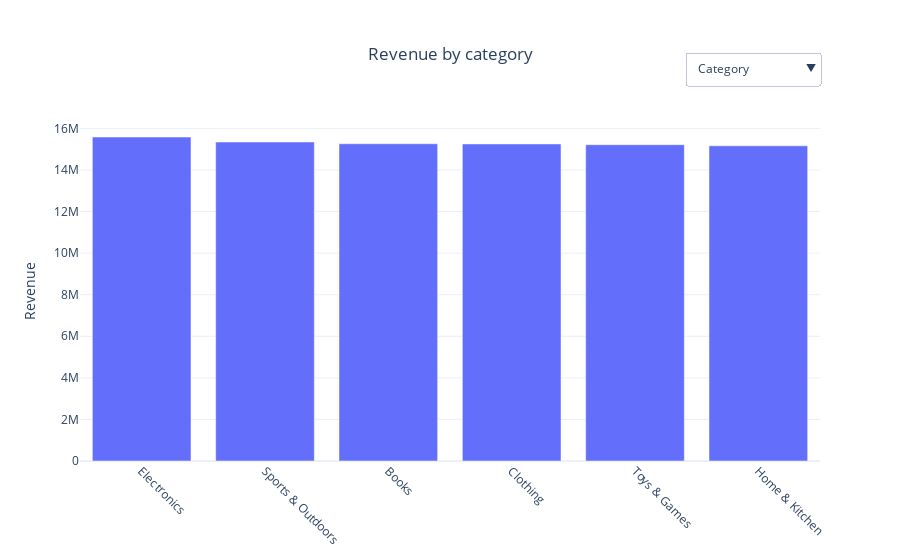

The cell this chart's notebook holds for it:
### Markdown cell above
##### Top Revenue

### Code cell
dimensions = [
    "category",
    "product_name",
    "brand",
    "seller_id",
    "state",
    "city",
    "payment_method"
]

fig = go.Figure()

total_rev = df['total_amount'].sum()

# Create one trace per dimension
for i, dim in enumerate(dimensions):

    grouped = (
        df.groupby(dim)['total_amount']
        .sum()
        .sort_values(ascending=False)
        .head(15)  # limit for readability
    )

    x_labels = [str(x)[:30] + ("..." if len(str(x)) > 30 else "") for x in grouped.index]

    fig.add_trace(
        go.Bar(
            x=x_labels,
            y=grouped.values,
            visible=True if i == 0 else False,
            customdata=(grouped.values / total_rev) * 100,
            hovertemplate='%{x}<br>Revenue: $%{y:,.0f}<br>Percent of Total: %{customdata:.2f}%'
        )
    )

# Create dropdown buttons
buttons = []

for i, dim in enumerate(dimensions):
    visibility = [False] * len(dimensions)
    visibility[i] = True

    buttons.append(
        dict(
            label=dim.replace('_', ' ').title(),
            method="update",
            args=[
                {"visible": visibility},
                {"title": f"Revenue by {dim.replace('_',' ').title()}"}
            ]
        )
    )

fig.update_layout(
    updatemenus=[
        dict(
            buttons=buttons,
            direction="down",
            showactive=True,
            x=1,
            xanchor="right",
            y=1.2,
            yanchor="top"
        )
    ],
    title="Revenue by category",
    title_x=0.5,
    template="plotly_white",
    margin=dict(t=120),
    xaxis=dict(tickangle=45),
    yaxis=dict(title="Revenue")
)

fig.show()

fig.write_html("../visuals/top_revenue.html")

### Figure 1 — Plotly figure (JSON) as saved in the notebook; plotly's stock layout.template omitted (floating-point values rounded to 4 significant figures)
{"data": [{"customdata": [16.97, 16.71, 16.62, 16.61, 16.57, 16.51], "hovertemplate": "%{x}<br>Revenue: $%{y:,.0f}<br>Percent of Total: %{customdata:.2f}%", "type": "bar", "visible": true, "x": ["Electronics", "Sports & Outdoors", "Books", "Clothing", "Toys & Games", "Home & Kitchen"], "y": [15580000.0, 15350000.0, 15260000.0, 15250000.0, 15220000.0, 15160000.0]}, {"customdata": [2.107, 2.093, 2.077, 2.075, 2.071, 2.066, 2.064, 2.064, 2.059, 2.05, 2.049, 2.044, 2.042, 2.038, 2.035], "hovertemplate": "%{x}<br>Revenue: $%{y:,.0f}<br>Percent of Total: %{customdata:.2f}%", "type": "bar", "visible": false, "x": ["Memory Card 128GB", "LED Desk Lamp", "Mechanical Keyboard", "Electric Kettle", "Smartwatch", "Dress Shirt", "Water Bottle", "Gaming Mouse", "Kids Toy Car", "Jeans", "Noise Cancelling Headphones", "Cookware Set", "Smartphone Case", "Microphone", "Smart Light Bulb"], "y": [1935000.0, 1922000.0, 1907000.0, 1906000.0, 1901000.0, 1897000.0, 1895000.0, 1895000.0, 1891000.0, 1883000.0, 1881000.0, 1877000.0, 1875000.0, 1872000.0, 1869000.0]}, {"customdata": [10.18, 10.15, 10.1, 10.07, 10.06, 9.962, 9.887, 9.868, 9.863, 9.85], "hovertemplate": "%{x}<br>Revenue: $%{y:,.0f}<br>Percent of Total: %{customdata:.2f}%", "type": "bar", "visible": false, "x": ["CoreTech", "KiddoFun", "ReadMore", "UrbanStyle", "Zenith", "Apex", "NexPro", "FitLife", "BrightLux", "HomeEase"], "y": [9344000.0, 9325000.0, 9278000.0, 9249000.0, 9240000.0, 9148000.0, 9079000.0, 9061000.0, 9057000.0, 9045000.0]}, {"customdata": [0.07763, 0.07739, 0.07709, 0.07677, 0.07672, 0.07565, 0.07558, 0.07541, 0.07527, 0.0747, 0.07437, 0.07393, 0.0739, 0.0739, 0.07355], "hovertemplate": "%{x}<br>Revenue: $%{y:,.0f}<br>Percent of Total: %{customdata:.2f}%", "type": "bar", "visible": false, "x": ["SELL00806", "SELL00440", "SELL01225", "SELL00709", "SELL00221", "SELL01122", "SELL00994", "SELL00536", "SELL00371", "SELL00812", "SELL01922", "SELL01164", "SELL01584", "SELL01813", "SELL00100"], "y": [71280.0, 71060.0, 70790.0, 70490.0, 70450.0, 69470.0, 69400.0, 69250.0, 69120.0, 68590.0, 68290.0, 67890.0, 67860.0, 67860.0, 67540.0]}, {"customdata": [24.9, 19.85, 5.17, 5.076, 5.065, 5.051, 5.045, 5.026, 5.019, 5.006, 4.96, 4.923, 4.905], "hovertemplate": "%{x}<br>Revenue: $%{y:,.0f}<br>Percent of Total: %{customdata:.2f}%", "type": "bar", "visible": false, "x": ["TX", "CA", "NC", "WA", "PA", "CO", "IL", "OH", "IN", "FL", "NY", "DC", "AZ"], "y": [22860000.0, 18230000.0, 4748000.0, 4661000.0, 4651000.0, 4638000.0, 4633000.0, 4615000.0, 4609000.0, 4597000.0, 4554000.0, 4521000.0, 4504000.0]}, {"customdata": [5.17, 5.151, 5.085, 5.076, 5.065, 5.051, 5.051, 5.045, 5.032, 5.026, 5.019, 5.006, 4.96, 4.923, 4.914], "hovertemplate": "%{x}<br>Revenue: $%{y:,.0f}<br>Percent of Total: %{customdata:.2f}%", "type": "bar", "visible": false, "x": ["Charlotte", "Dallas", "San Jose", "Seattle", "Philadelphia", "Denver", "Austin", "Chicago", "Los Angeles", "Columbus", "Indianapolis", "Jacksonville", "New York", "Washington", "San Francisco"], "y": [4748000.0, 4730000.0, 4670000.0, 4661000.0, 4651000.0, 4638000.0, 4638000.0, 4633000.0, 4621000.0, 4615000.0, 4609000.0, 4597000.0, 4554000.0, 4521000.0, 4512000.0]}, {"customdata": [34.98, 20.19, 15.13, 14.92, 9.862, 4.918], "hovertemplate": "%{x}<br>Revenue: $%{y:,.0f}<br>Percent of Total: %{customdata:.2f}%", "type": "bar", "visible": false, "x": ["Credit Card", "Debit Card", "UPI", "Amazon Pay", "Net Banking", "Cash on Delivery"], "y": [32120000.0, 18540000.0, 13900000.0, 13700000.0, 9056000.0, 4516000.0]}], "layout": {"margin": {"t": 120}, "title": {"text": "Revenue by category", "x": 0.5}, "updatemenus": [{"buttons": [{"args": [{"visible": [true, false, false, false, false, false, false]}, {"title": "Revenue by Category"}], "label": "Category", "method": "update"}, {"args": [{"visible": [false, true, false, false, false, false, false]}, {"title": "Revenue by Product Name"}], "label": "Product Name", "method": "update"}, {"args": [{"visible": [false, false, true, false, false, false, false]}, {"title": "Revenue by Brand"}], "label": "Brand", "method": "update"}, {"args": [{"visible": [false, false, false, true, false, false, false]}, {"title": "Revenue by Seller Id"}], "label": "Seller Id", "method": "update"}, {"args": [{"visible": [false, false, false, false, true, false, false]}, {"title": "Revenue by State"}], "label": "State", "method": "update"}, {"args": [{"visible": [false, false, false, false, false, true, false]}, {"title": "Revenue by City"}], "label": "City", "method": "update"}, {"args": [{"visible": [false, false, false, false, false, false, true]}, {"title": "Revenue by Payment Method"}], "label": "Payment Method", "method": "update"}], "direction": "down", "showactive": true, "x": 1, "xanchor": "right", "y": 1.2, "yanchor": "top"}], "xaxis": {"tickangle": 45}, "yaxis": {"title": {"text": "Revenue"}}}}
